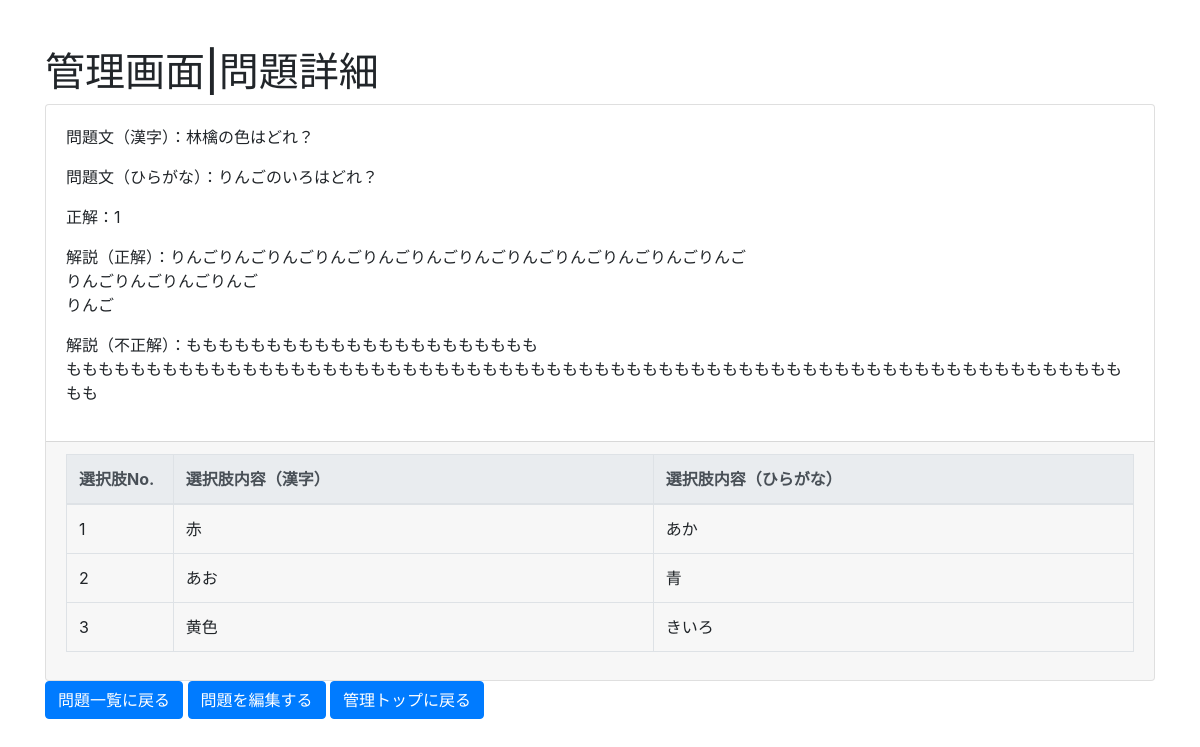
Page /edit/detail/34/ (signed in) on the earlier database version.
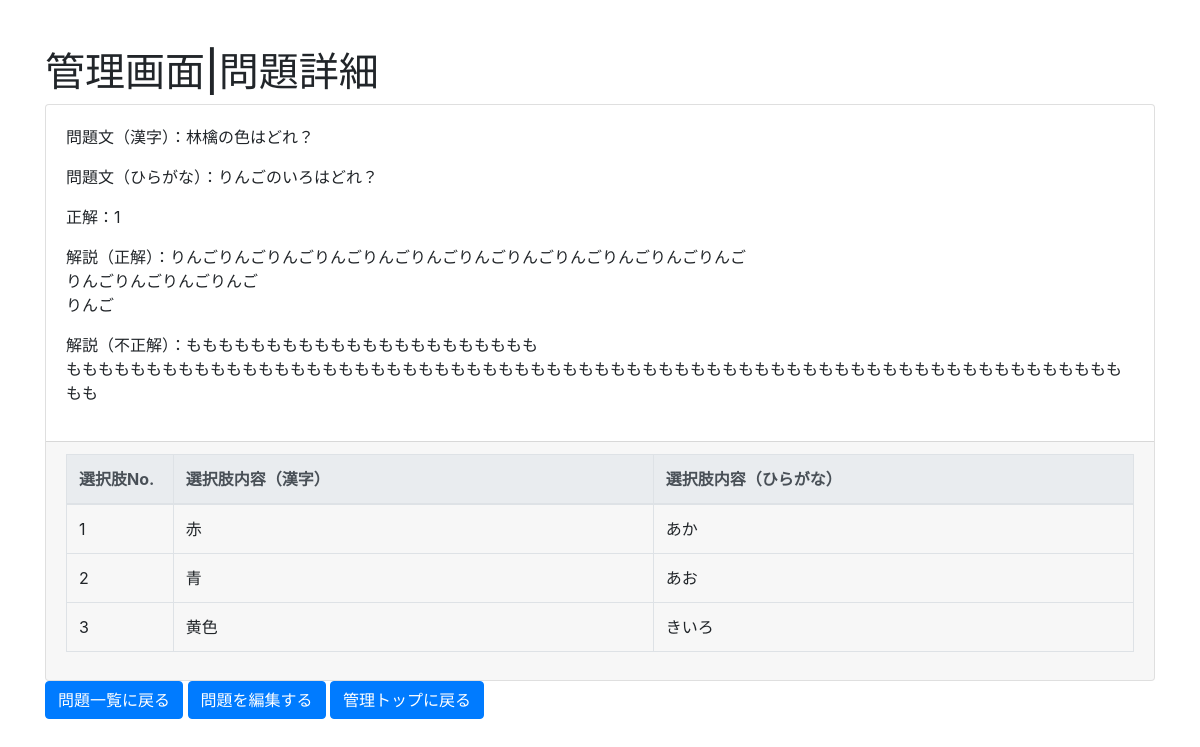
Same page on the later database version.
### question/models.py (models this page shows, shortened)
class Question(models.Model):
    body = models.CharField('本文（漢字）', max_length=1024)
    body_kana = models.CharField('本文（ひらがな）', max_length=1024, default="")
    Category = models.ManyToManyField(Category)
    question_no = models.PositiveSmallIntegerField(verbose_name='問題No.', default=0)
    answer_choice_no = models.PositiveSmallIntegerField(verbose_name='正解No.', default=1)
    ok_comment = models.CharField('解説（正解の場合）', max_length=1024, default="")
    ng_comment = models.CharField('解説（不正解の場合）', max_length=1024, default="")
    question_disp_type = models.ForeignKey(QuestionDispType, on_delete=models.SET_DEFAULT, default=set_default_disp_type)
    choice_type = models.CharField('選択肢のタイプ', max_length=1024, default="text")

class TextChoice(models.Model):
    body = models.CharField('選択肢（漢字）', max_length=512)
    body_kana = models.CharField('選択肢（ひらがな）', max_length=1024, default="")
    Question = models.ForeignKey(Question, on_delete=models.CASCADE)
    choice_no = models.PositiveSmallIntegerField(verbose_name='選択肢No.', default=1)

### edit/views.py (the view)
# urls.py: path('detail/<int:pk>/', views.QuestionDetail.as_view(), name='question_detail'),
class QuestionDetail(LoginRequiredMixin, DetailView):
    model = Question
    def get_context_data(self, **kwargs):
        context = super().get_context_data(**kwargs)
        question = context.get("object")
        choices = question.textchoice_set.all().order_by("choice_no")
        context["choices"] = choices
        context["category_id"] = self.kwargs.get('category_id')
        if self.kwargs.get('category_id'):
            context["category_name"] = Category.objects.get(pk=self.kwargs.get('category_id')).name
        return context

### edit/views.py (called while the page is built)
    @method_decorator(login_required(login_url = '/accounts/login/'))
    def dispatch(self, request, *args, **kwargs):
        return super(LoginRequiredMixin, self).dispatch(request, *args, **kwargs)

### edit/templates/question/question_detail.html (shortened to what this page needs)
{% extends 'question/base.html' %}
{% block page_title %}管理画面|問題詳細{% endblock %}
{% block content %}
  <div class="container">
    <div class="row">
      <div class="col-12">
        <div class="card card-default">
          <div class="card-body">
            <p>問題文（漢字）：{{ question.body|linebreaksbr }}</p>
            <p>問題文（ひらがな）：{{ question.body_kana|linebreaksbr }}</p>
            <p>正解：{{ question.answer_choice_no }}</p>
            <p>解説（正解）：{{ question.ok_comment|linebreaksbr }}</p>
            <p>解説（不正解）：{{ question.ng_comment|linebreaksbr }}</p>
          </div>
          <div class="card-footer">
            <table class="table table-bordered">
                <thead class="thead-light">
                    <tr><th style="width:10%">選択肢No.</th><th style="width:45%">選択肢内容（漢字）</th><th style="width:45%">選択肢内容（ひらがな）</th></tr>
                </thead>
            {% for text_choice in choices %}
                <tr>
                  <td style="width:10%">{{ text_choice.choice_no }}</td>
                  <td style="width:45%">{{ text_choice.body|linebreaksbr }}</td>
                  <td style="width:45%">{{ text_choice.body_kana|linebreaksbr }}</td>
                </tr>
            </div>
            {% endfor %}
          </div>
        </div>
    <div class="row">
      <div class="col-12">
        {% if category_id %}
          <a class="btn btn-primary" href="{% url 'category_question_list' category_id %}" role="button">{{ category_name }}の問題一覧に戻る</a>
        {% else %}
          <a class="btn btn-primary" href="{% url 'question_list' %}" role="button">問題一覧に戻る</a>
        {% endif %}
        <a class="btn btn-primary" href="{% url 'question_update' question.id %}" role="button">問題を編集する</a>
        <a class="btn btn-primary" href="{% url 'category_group_list' %}" role="button">管理トップに戻る</a>
      </div>
    </div>
{% endblock %}

### edit/templates/question/base.html (shortened to what this page needs)
<!doctype html>
<html>
<head>
  <link rel="stylesheet"
        href="https://maxcdn.bootstrapcdn.com/bootstrap/4.0.0-beta.2/css/bootstrap.min.css"
>
  <link rel="stylesheet" href="https://ajax.googleapis.com/ajax/libs/jqueryui/1.12.1/themes/smoothness/jquery-ui.css">
<body>
<div class="container">
  <div class="row">
    <div class="col-12">
      <h1 class="mt-5">{% block page_title %}Base{% endblock %}</h1>
    </div>
  </div>
</div>
{% block content %}
{% endblock %}
</body>
</html>

Differences in the rows shown:
changed TextChoice "あお": body "あお" → "青"; body_kana "青" → "あお"
